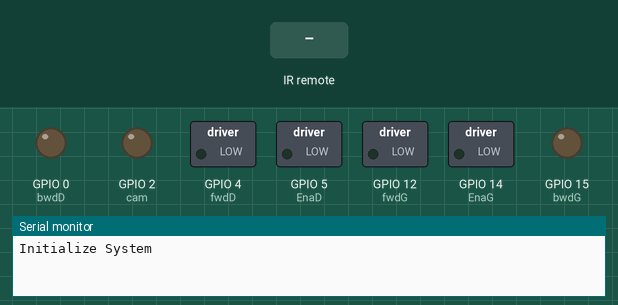
Bench run of a sketch on a simulated ESP8266 (Wemos D1 mini). On the bench: switched loads named in the sketch (green lamp = pin HIGH), output pins drawn as LEDs (lit = HIGH), the last lines printed to the serial monitor. The test bench sets the inputs (shaded band).

Above: at 1.2 s.
1.3 s: infrared code 0x1FE817E received
At 2.3 s:
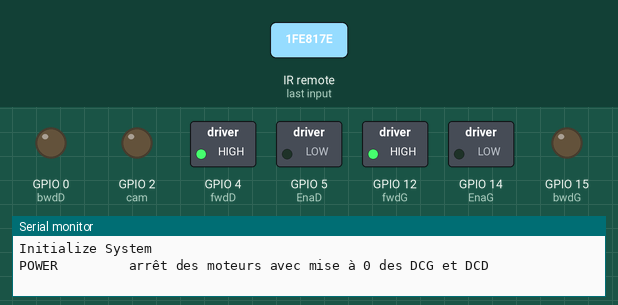
2.8 s: infrared code 0x1FE1CE3 received
At 3.5 s:
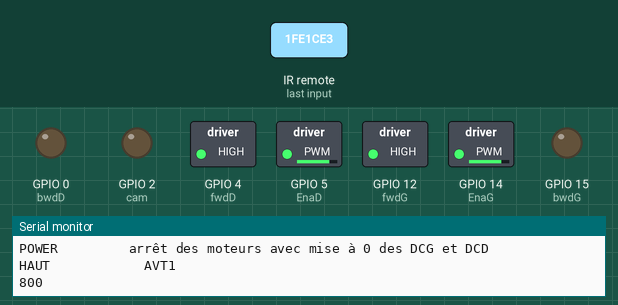
4.3 s: infrared code 0x1FE02FD received
At 4.6 s:
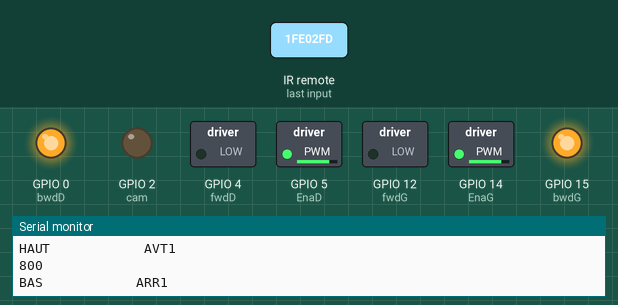
5.8 s: infrared code 0x1FEEC13 received
At 5.87 s:
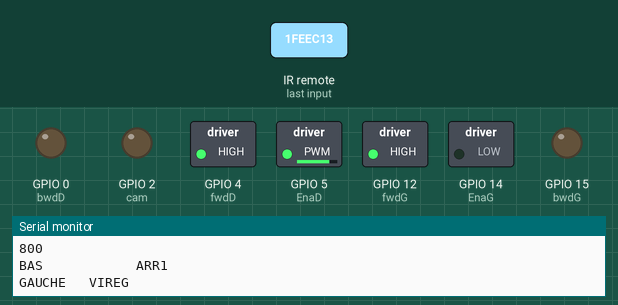
7.4 s: infrared code 0x1FE9C63 received
At 7.47 s:
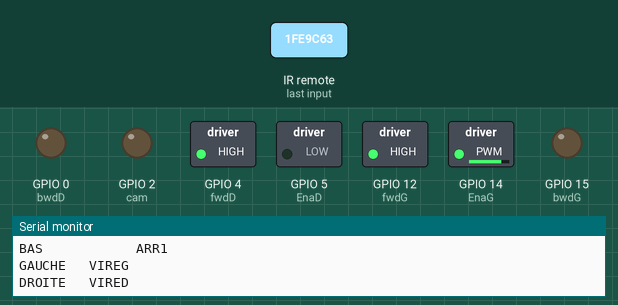
Timing chart, 0 to 10.0 s (numbered marks = the images above; inputs shaded):
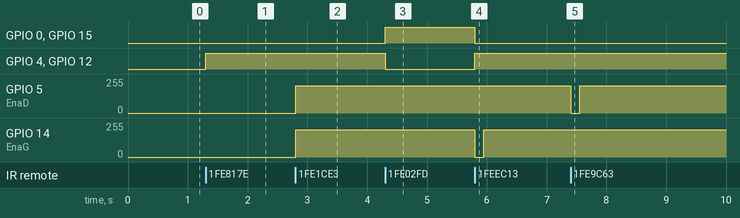

The sketch:

D1mini.ino
```cpp
// Equivalences entre la notation des pins du ESP2866 Nodemcu
//
//  référence: pinout description
// https://github.com/anumby-source/RobotServiceJeunesse2024/tree/main/ESP8266%20Mini%2CNodeMCU#pins-esp8266-nodemcu-v3
//
//   les broches D1 .. D8 .. D12 correspondent aux GPIO<n> qui peuvent être configurées au choix en INPUT ou OUTPUT

#include <IRremoteESP8266.h>
#include <IRrecv.h>
#include <IRutils.h>

#define robot_nb 1 // numero robot

#if (robot_nb % 2 == 1)
   #include "telecommande_1.h"
#else
   #include "telecommande_2.h"
#endif

const int receiverPin = 13; // Broche du récepteur IR
IRrecv irrecv(receiverPin);
decode_results results;

//définitions des paramètres moteur et commande de l'ESP32-cam
const int EnaD   = 5;    // enable du moteur Gauche=GPIO5
const int EnaG   = 14;   // enable du moteur Droit
const int fwdD   = 4;    // forward du moteur Gauche
const int bwdD   = 0;    // backward du moteur Gauche
const int fwdG   = 12;   // forward du moteur Droit
const int bwdG   = 15;   // backward du moteur Droit
const int cam    = 2;    // activation de la caméra
const int ledPin = 2;  // board led

int DCG; //Duty Cycle du moteur Gauche
int DCD; //Duty Cycle du moteur Droit
int DC = 800;  // Duty cycle par défaut
bool flash = false;
const int range = 1000;
const int freq = 1000; // frequence du hacheur

void translateIR() // Fonction reliant le signal à la fonction associée
// describing Remote IR codes
{
switch(results.value)
  {
  case ARRET: Serial.println("POWER         arrêt des moteurs avec mise à 0 des DCG et DCD"); // arrêt par la mise à 0 des variables DCG et DCD
    DCG = 0;
    DCD = 0;
    analogWrite(EnaD, DCD);         //  enaD  ENA
    analogWrite(EnaG, DCG);         //  enaG  ENB
    digitalWrite(fwdD, HIGH);       //  fwdD  IN1
    digitalWrite(bwdD, LOW);        //  bwdD  IN2
    digitalWrite(fwdG, HIGH);       //  fwdG  IN3
    digitalWrite(bwdG, LOW);        //  bwdG  IN4
    delay(5);
    break;

  case ACCELG: Serial.println("VOL+         ACCEL MOTEUR G");
    DCG = DCG + 1;
    analogWrite(EnaG, DCG);         //  enaG  ENB
    Serial.println(DCG);
    delay(5);
    break;

  case FREING: Serial.println("VOL-         FREIN MOTEUR G");
    DCG = DCG - 1;
    analogWrite(EnaG, DCG);         //  enaG  ENB
    Serial.println(DCG);
    delay(5);
    break;

  case VIREG: Serial.println("GAUCHE   VIREG"); //rotation à gauche pendant 150ms
    analogWrite(EnaG, 0);           //  enaG  ENA  motG à 0
    analogWrite(EnaD, DC);         //  enaD  ENB  rotation motD à DC
    digitalWrite(fwdG, HIGH);       //  fwdG  IN1
    digitalWrite(bwdG, LOW);        //  bwdG  IN2
    digitalWrite(fwdD, HIGH);       //  fwdD  IN3
    digitalWrite(bwdD, LOW);        //  bwdD  IN4
    delay(150);                   //  rot motD pendant 150ms
    analogWrite(EnaG, DCG);         //  enaG  ENA    motG à DCG
    analogWrite(EnaD, DCD);         //  enaD  ENB    motD à DCD
    break;

  case VIRED: Serial.println("DROITE   VIRED" ); //rotation à droite pendant 150ms
    analogWrite(EnaG, DC);         //  enaG  ENA   rotation motG à DC
    analogWrite(EnaD, 0);           //  enaD  ENB   motD à 0
    digitalWrite(fwdG, HIGH);       //  fwdG  IN1
    digitalWrite(bwdG, LOW);        //  bwdG  IN2
    digitalWrite(fwdD, HIGH);       //  fwdD  IN3
    digitalWrite(bwdD, LOW);        //  bwdD  IN4
    delay(150);                   //  rotation motG pendant 150ms
    analogWrite(EnaG, DCG);         //  enaG  ENA   motG à DCG
    analogWrite(EnaD, DCD);         //  enaD  ENB   motD à DCD
    break;

  case AVT1: Serial.println("HAUT            AVT1"); //  marche avant permanente avec DCG et DCD à DC
    DCG = DC;
    DCD = DC;
    analogWrite(EnaG, DCG);         //  enaG  ENA avance
    analogWrite(EnaD, DCD);         //  enaD  ENB avance
    Serial.println(DCG);
    digitalWrite(fwdG, HIGH);       //  fwdG  IN1
    digitalWrite(bwdG, LOW);        //  bwdG  IN2
    digitalWrite(fwdD, HIGH);       //  fwdD  IN3
    digitalWrite(bwdD, LOW);        //  bwdD  IN4
    delay(5);
    break;

  case ARR1: Serial.println("BAS            ARR1"); // marche arrière permanente avec DCG et DCD à DC
    DCG = DC;
    DCD = DC;
    analogWrite(EnaG, DCG);         //  enaG  ENA arrière à DCG
    analogWrite(EnaD, DCD);         //  enaD  ENB arrière à DCD
    digitalWrite(fwdG, LOW);         //  fwdG  IN1
    digitalWrite(bwdG, HIGH);        //  bwdG  IN2
    digitalWrite(fwdD, LOW);         //  fwdD  IN3
    digitalWrite(bwdD, HIGH);        //  bwdD  IN4
    delay(5);
    break;

  case PAGE: Serial.println("PAGE            AVT1000ms"); // avance pendant 1000ms à la valeur courante de DCG et DCD
    Serial.println(DCG);
    delay(5);
    analogWrite(EnaG, DCG);         //  enaG  ENA avance à DCG
    analogWrite(EnaD, DCD);         //  enaD  ENB avance à DCD
    digitalWrite(fwdG, HIGH);       //  fwdG  IN1
    digitalWrite(bwdG, LOW);        //  bwdG  IN2
    digitalWrite(fwdD, HIGH);       //  fwdD  IN3
    digitalWrite(bwdD, LOW);        //  bwdD  IN4
    delay(1000);                   // avance pendant 1000ms
    analogWrite(EnaG, 0);           //  enaG  ENA   motG à 0
    analogWrite(EnaD, 0);           //  enaD  ENB   motD à 0
  break;

  case HOME: Serial.println("HOME            AVT200ms"); // avance pendant 200ms à la valeur courante de DCG et DCD
    Serial.println(DCG);          // la valeur courante de DCG
    analogWrite(EnaG, DCG);         //  enaG  ENA avance à DCG
    analogWrite(EnaD, DCD);         //  enaD  ENB avance à DCD
    digitalWrite(fwdG, HIGH);       //  fwdG  IN1
    digitalWrite(bwdG, LOW);        //  bwdG  IN2
    digitalWrite(fwdD, HIGH);       //  fwdD  IN3
    digitalWrite(bwdD, LOW);        //  bwdD  IN4
    delay(200);                   // avance pendant 200ms
    analogWrite(EnaG, 0);           //  enaG  ENA   motG à 0
    analogWrite(EnaD, 0);           //  enaD  ENB   motD à 0
  break;

  case OKOK: Serial.println("OK       arrêt des moteurs avec mise à 0 de DCG etDCD"); // arret des 2 moteurs, même fonction que le bouton rouge POWER
    DCG = 0;
    DCD = 0;
    analogWrite(EnaG, DCG);         //  enaG  ENA
    analogWrite(EnaD, DCD);         //  enaD  ENB
    digitalWrite(fwdG, HIGH);       //  fwdG  IN1
    digitalWrite(bwdG, LOW);        //  bwdG  IN2
    digitalWrite(fwdD, HIGH);       //  fwdD  IN3
    digitalWrite(bwdD, LOW);        //  bwdD  IN4
    delay(5);
    break;

  case RETOUR: Serial.println("RETOUR         initialisation de DCG et DCD à DC"); // mettre DCG et DCD à DC
  DCG = DC;
  DCD = DC;
  break;

  case SOURIS: Serial.println("SOURIS         allumage/extinction led ESP32-cam");
    if (!flash){
      digitalWrite(cam, HIGH);          // Allumage
      flash = true;
    }else{
      digitalWrite(cam, LOW);         // Extinction
      flash = false;
    }

  break;

  default:
  Serial.println(" code inactif ");
  Serial.println(results.value, HEX);
  }
  delay(100); // Permet de laisser le temps de recevoir le prochain signal
}

void setup() {
  analogWriteRange(range);
  analogWriteFreq(freq);
  irrecv.enableIRIn(); // Initialise le récepteur IR
  //Init Serial USB
  Serial.begin(115200);
  Serial.println(F("Initialize System"));

  //Init DCmotor
  pinMode(EnaG, OUTPUT);
  pinMode(fwdG, OUTPUT);
  pinMode(bwdG, OUTPUT);

  pinMode(EnaD, OUTPUT);
  pinMode(fwdD, OUTPUT);
  pinMode(bwdD, OUTPUT);
  pinMode(cam,  OUTPUT);
  //Extinction de la LED de l'ESP32-cam
  digitalWrite(cam, LOW);
}

void loop() // Boucle qui s'éxécute à l'infini
{
  if (irrecv.decode(&results))
  {
    translateIR();
    irrecv.resume(); // Permet de recevoir la valeur suivante
  }
}
```

telecommande_1.h
```cpp
const uint64_t ARRET  = 0x1FE817E;  //arrêt des moteurs
const uint64_t ACCELG = 0x1FEE11E;  //bouton VOL+ : accélération moteur gauche
const uint64_t FREING = 0x1FE916E;  //bouton VOL- : décélération moteur gauche
const uint64_t AVT1   = 0x1FE1CE3;  //bouton HAUT : marche avant
const uint64_t ARR1   = 0x1FE02FD;  //bouton BAS  : marche arrière
const uint64_t VIREG  = 0x1FEEC13;  //bouton GAUCHE : ralentissement moteur gauche pendant 1s
const uint64_t VIRED  = 0x1FE9C63;  //bouton DROITE : ralentissement moteur droit pendant 1s
const uint64_t PAGE   = 0x1FEC13E;  //bouton PAGE : marche avant à Vmini pendant 1s puis arret des moteurs
const uint64_t HOME   = 0x1FECE31;  //bouton HOME : marche avant à Vmini pendant 0.2s puis arret des moteurs
const uint64_t OKOK   = 0x1FEC837;  //bouton OK : arret des moteurs
const uint64_t RETOUR = 0x1FEE41B;  //bouton RETOUR : remettre DCG et DCD à DC
const uint64_t SOURIS = 0x1FE12ED;  //bouton SOURIS : allumage/extinction led ESP32CAM
```

Measured:
- after the input at 1.3 s, GPIO 4 (fwdD), GPIO 12 (fwdG): LOW → HIGH at once
- after the input at 2.8 s, GPIO 5 (EnaD), GPIO 14 (EnaG): 0/255 → 204/255 at once
- after the input at 4.3 s, GPIO 0 (bwdD), GPIO 15 (bwdG): LOW → HIGH at once; GPIO 4 (fwdD), GPIO 12 (fwdG): HIGH → LOW at once
- after the input at 5.8 s, GPIO 0 (bwdD), GPIO 15 (bwdG): HIGH → LOW at once; GPIO 4 (fwdD), GPIO 12 (fwdG): LOW → HIGH at once; GPIO 14 (EnaG): 204/255 → 0/255 at once, → 204/255 0.15 s later
- after the input at 7.4 s, GPIO 5 (EnaD): 204/255 → 0/255 at once, → 204/255 0.15 s later
